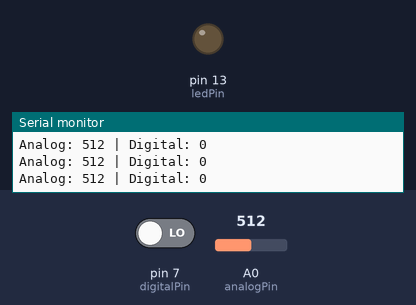
This sketch was run on a simulated Arduino Uno, built with avr-gcc and run on an emulated ATmega328P. Shown: output pins drawn as LEDs (lit = HIGH), the last lines printed to the serial monitor. The test bench sets the inputs (shaded band); at power-on: A0 (analogPin) = 512, pin 7 (digitalPin) LOW.

Above: at 1.2 s.
1.3 s: A0 (analogPin) set to 588
2.8 s: A0 (analogPin) set to 609
At 3.3 s:
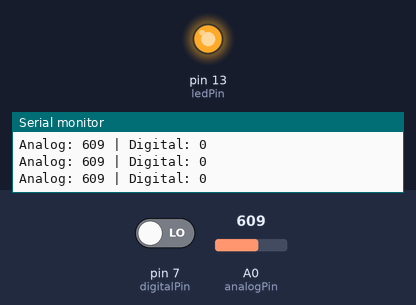
4.3 s: A0 (analogPin) set to 590
At 4.7 s:
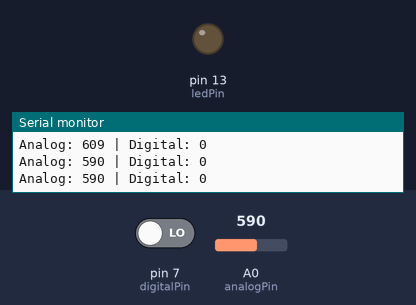
5.9 s: A0 (analogPin) set to 610
At 7.3 s:
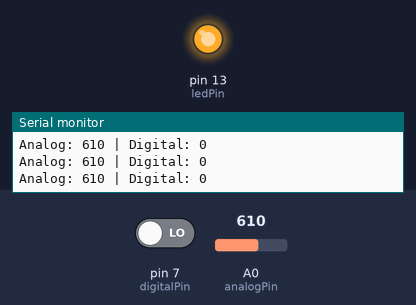
Timing chart, 0 to 8.5 s (numbered marks = the images above; inputs shaded):
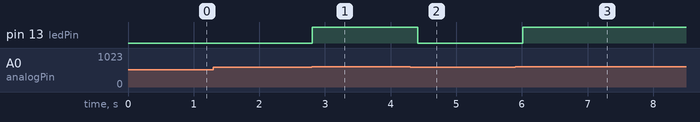

The sketch:

cambienamthanh.ino
```cpp
const int analogPin = A0;
const int digitalPin = 7;
const int ledPin = 13;

void setup() {
  pinMode(digitalPin, INPUT);
  pinMode(ledPin, OUTPUT);
  Serial.begin(9600);
}

void loop() {
  int analogValue = analogRead(analogPin);
  int digitalValue = digitalRead(digitalPin);


  Serial.print("Analog: ");
  Serial.print(analogValue);
  Serial.print(" | Digital: ");
  Serial.println(digitalValue);


  if (digitalValue == HIGH || analogValue > 600) {
    digitalWrite(ledPin, HIGH);
  } else {
    digitalWrite(ledPin, LOW);
  }

  delay(200);
}
```

Measured:
- the behaviour switches between 600 and 601 on A0 (analogPin) (found by bisection; images 0 and 1)
- after the input at 2.8 s, pin 13 (ledPin): LOW → HIGH at once
- after the input at 4.3 s, pin 13 (ledPin): HIGH → LOW after 0.11 s
- after the input at 5.9 s, pin 13 (ledPin): LOW → HIGH after 0.12 s
